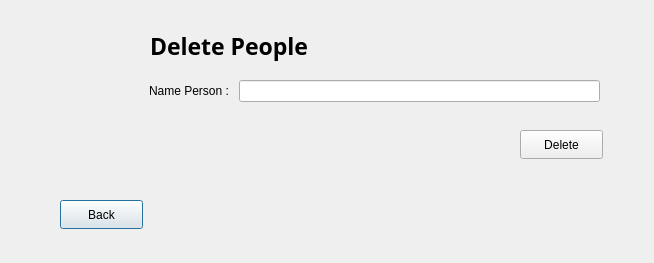
<?xml version="1.0" encoding="UTF-8"?>
<ui version="4.0">
 <class>DeletePeopleFromTeam</class>
 <widget class="QDialog" name="DeletePeopleFromTeam">
  <property name="geometry">
   <rect>
    <x>0</x>
    <y>0</y>
    <width>654</width>
    <height>263</height>
   </rect>
  </property>
  <property name="windowTitle">
   <string>Dialog</string>
  </property>
  <widget class="QWidget" name="formLayoutWidget">
   <property name="geometry">
    <rect>
     <x>149</x>
     <y>80</y>
     <width>451</width>
     <height>31</height>
    </rect>
   </property>
   <layout class="QFormLayout" name="formLayout">
    <item row="0" column="0">
     <widget class="QLabel" name="label_2">
      <property name="text">
       <string>Name Person : </string>
      </property>
     </widget>
    </item>
    <item row="0" column="1">
     <widget class="QLineEdit" name="NamePeopleForDeleteFromTeam"/>
    </item>
   </layout>
  </widget>
  <widget class="QPushButton" name="pushButton_2">
   <property name="geometry">
    <rect>
     <x>60</x>
     <y>200</y>
     <width>83</width>
     <height>29</height>
    </rect>
   </property>
   <property name="text">
    <string>Back</string>
   </property>
  </widget>
  <widget class="QLabel" name="label">
   <property name="geometry">
    <rect>
     <x>150</x>
     <y>20</y>
     <width>351</width>
     <height>51</height>
    </rect>
   </property>
   <property name="font">
    <font>
     <family>Rockwell Extra Bold</family>
     <pointsize>17</pointsize>
     <bold>true</bold>
    </font>
   </property>
   <property name="text">
    <string>Delete People </string>
   </property>
  </widget>
  <widget class="QPushButton" name="pushButton">
   <property name="geometry">
    <rect>
     <x>520</x>
     <y>130</y>
     <width>83</width>
     <height>29</height>
    </rect>
   </property>
   <property name="text">
    <string>Delete</string>
   </property>
  </widget>
 </widget>
 <resources/>
 <connections/>
</ui>
